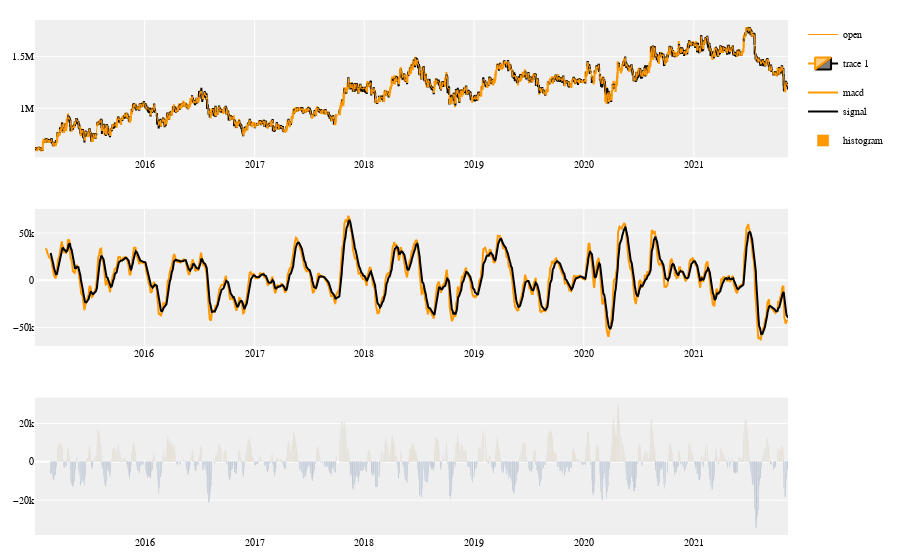

Notebook cell for this chart:
### Code cell
fig.update_layout(layout)
fig.show()

### Figure 1 — Plotly figure (JSON) as saved in the notebook; plotly's stock layout.template omitted (floating-point values rounded to 4 significant figures; data arrays with more than 128 entries replaced by an {"elided": "..."} marker saying what was removed)
{"data": [{"legendgroup": "1", "line": {"color": "#ff9900", "width": 1}, "name": "open", "type": "scatter", "x": {"elided": "1687 str values"}, "xaxis": "x", "y": {"elided": "1687 int values"}, "yaxis": "y"}, {"close": {"elided": "1687 int values"}, "decreasing": {"line": {"color": "black"}}, "high": {"elided": "1687 int values"}, "increasing": {"line": {"color": "#ff9900"}}, "low": {"elided": "1687 int values"}, "open": {"elided": "1687 int values"}, "type": "candlestick", "x": {"elided": "1687 str values"}, "xaxis": "x", "yaxis": "y"}, {"legendgroup": "2", "line": {"color": "#ff9900", "width": 2}, "name": "macd", "type": "scatter", "x": {"elided": "1687 str values"}, "xaxis": "x2", "y": {"elided": "1687 float values"}, "yaxis": "y2"}, {"legendgroup": "2", "line": {"color": "#000000", "width": 2}, "name": "signal", "type": "scatter", "x": {"elided": "1687 str values"}, "xaxis": "x2", "y": {"elided": "1687 float values"}, "yaxis": "y2"}, {"marker": {"color": {"elided": "1687 str values"}}, "name": "histogram", "type": "bar", "x": {"elided": "1687 str values"}, "xaxis": "x3", "y": {"elided": "1687 float values"}, "yaxis": "y3"}], "layout": {"autosize": true, "font": {"color": "#000000", "family": "Monospace", "size": 10}, "margin": {"b": 20, "l": 20, "r": 20, "t": 20}, "plot_bgcolor": "#efefef", "xaxis": {"anchor": "y", "autorange": true, "domain": [0, 1], "range": ["2015-01-01 12:00", "2021-11-10 12:00"], "rangeslider": {"visible": false, "yaxis": {}}, "type": "date"}, "xaxis2": {"anchor": "y2", "autorange": true, "domain": [0, 1], "range": ["2015-01-02", "2021-11-10"], "type": "date"}, "xaxis3": {"anchor": "y3", "autorange": true, "domain": [0, 1], "range": ["2015-01-01 12:00", "2021-11-10 12:00"], "type": "date"}, "yaxis": {"anchor": "x", "autorange": true, "domain": [0.7333, 1], "range": [527900.0, 1850000.0], "type": "linear"}, "yaxis2": {"anchor": "x2", "autorange": true, "domain": [0.3667, 0.6333], "range": [-69850.0, 75600.0], "type": "linear"}, "yaxis3": {"anchor": "x3", "autorange": true, "domain": [0, 0.2667], "range": [-38140.0, 33440.0], "type": "linear"}}}
